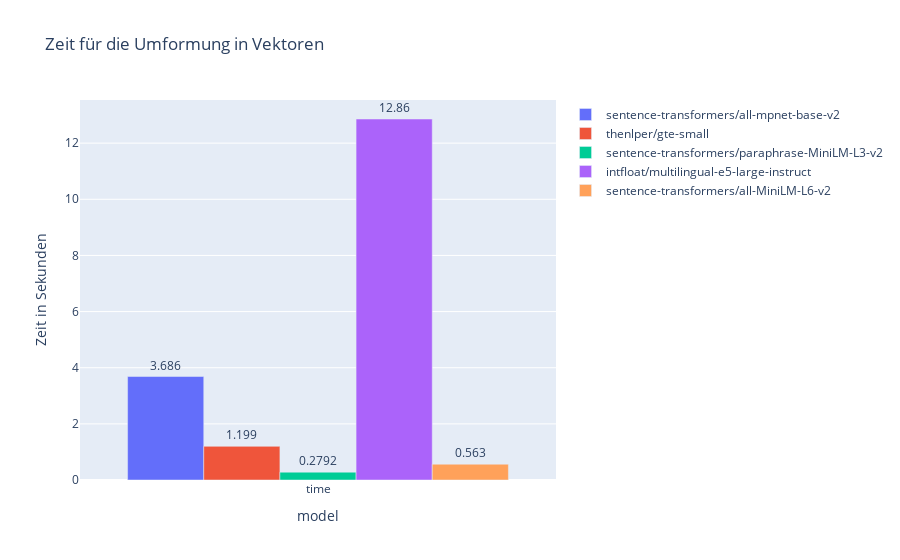

Notebook code cell kept with this figure:
### Code cell
data=[]
for row in df_results.iter_rows(named=True):
    data.append(go.Bar(name=row["model"], x=["time"], y=[row["time"]], text=row["time"]))

fig = go.Figure(data)
fig.update_traces(texttemplate='%{text:.4}', textposition='outside')
fig.update_layout(barmode='group', xaxis_title="model", yaxis_title="Zeit in Sekunden", title="Zeit für die Umformung in Vektoren")
fig.show()

### Figure 1 — Plotly figure (JSON) as saved in the notebook; plotly's stock layout.template omitted (floating-point values rounded to 4 significant figures)
{"data": [{"name": "sentence-transformers/all-mpnet-base-v2", "text": "3.6859207153320312", "textposition": "outside", "texttemplate": "%{text:.4}", "type": "bar", "x": ["time"], "y": [3.686]}, {"name": "thenlper/gte-small", "text": "1.199082851409912", "textposition": "outside", "texttemplate": "%{text:.4}", "type": "bar", "x": ["time"], "y": [1.199]}, {"name": "sentence-transformers/paraphrase-MiniLM-L3-v2", "text": "0.27917933464050293", "textposition": "outside", "texttemplate": "%{text:.4}", "type": "bar", "x": ["time"], "y": [0.2792]}, {"name": "intfloat/multilingual-e5-large-instruct", "text": "12.860158920288086", "textposition": "outside", "texttemplate": "%{text:.4}", "type": "bar", "x": ["time"], "y": [12.86]}, {"name": "sentence-transformers/all-MiniLM-L6-v2", "text": "0.5630090236663818", "textposition": "outside", "texttemplate": "%{text:.4}", "type": "bar", "x": ["time"], "y": [0.563]}], "layout": {"barmode": "group", "title": {"text": "Zeit für die Umformung in Vektoren"}, "xaxis": {"title": {"text": "model"}}, "yaxis": {"title": {"text": "Zeit in Sekunden"}}}}
